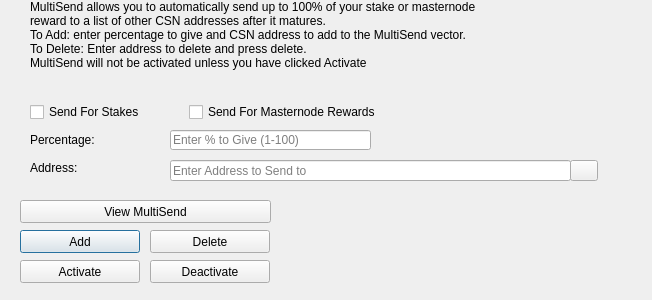
<?xml version="1.0" encoding="UTF-8"?>
<ui version="4.0">
 <class>MultiSendDialog</class>
 <widget class="QDialog" name="MultiSendDialog">
  <property name="windowModality">
   <enum>Qt::NonModal</enum>
  </property>
  <property name="geometry">
   <rect>
    <x>0</x>
    <y>0</y>
    <width>652</width>
    <height>300</height>
   </rect>
  </property>
  <property name="windowTitle">
   <string>MultiSend</string>
  </property>
  <widget class="QLineEdit" name="multiSendPercentEdit">
   <property name="geometry">
    <rect>
     <x>170</x>
     <y>130</y>
     <width>201</width>
     <height>20</height>
    </rect>
   </property>
   <property name="toolTip">
    <string>Enter whole numbers 1 - 100</string>
   </property>
   <property name="placeholderText">
    <string>Enter % to Give (1-100)</string>
   </property>
  </widget>
  <widget class="QLineEdit" name="multiSendAddressEdit">
   <property name="geometry">
    <rect>
     <x>170</x>
     <y>160</y>
     <width>401</width>
     <height>21</height>
    </rect>
   </property>
   <property name="toolTip">
    <string/>
   </property>
   <property name="placeholderText">
    <string>Enter Address to Send to</string>
   </property>
  </widget>
  <widget class="QLabel" name="label_2">
   <property name="geometry">
    <rect>
     <x>30</x>
     <y>0</y>
     <width>451</width>
     <height>121</height>
    </rect>
   </property>
   <property name="lineWidth">
    <number>1</number>
   </property>
   <property name="text">
    <string>MultiSend allows you to automatically send up to 100% of your stake or masternode reward to a list of other CSN addresses after it matures.
To Add: enter percentage to give and CSN address to add to the MultiSend vector.
To Delete: Enter address to delete and press delete.
MultiSend will not be activated unless you have clicked Activate</string>
   </property>
   <property name="alignment">
    <set>Qt::AlignLeading|Qt::AlignLeft|Qt::AlignTop</set>
   </property>
   <property name="wordWrap">
    <bool>true</bool>
   </property>
  </widget>
  <widget class="QLabel" name="message">
   <property name="geometry">
    <rect>
     <x>290</x>
     <y>200</y>
     <width>351</width>
     <height>91</height>
    </rect>
   </property>
   <property name="text">
    <string/>
   </property>
  </widget>
  <widget class="QPushButton" name="addButton">
   <property name="geometry">
    <rect>
     <x>20</x>
     <y>230</y>
     <width>120</width>
     <height>23</height>
    </rect>
   </property>
   <property name="toolTip">
    <string/>
   </property>
   <property name="statusTip">
    <string>Add to MultiSend Vector</string>
   </property>
   <property name="text">
    <string>Add</string>
   </property>
  </widget>
  <widget class="QPushButton" name="disableButton">
   <property name="geometry">
    <rect>
     <x>150</x>
     <y>260</y>
     <width>120</width>
     <height>23</height>
    </rect>
   </property>
   <property name="statusTip">
    <string>Deactivate MultiSend</string>
   </property>
   <property name="text">
    <string>Deactivate</string>
   </property>
  </widget>
  <widget class="QPushButton" name="addressBookButton">
   <property name="geometry">
    <rect>
     <x>570</x>
     <y>160</y>
     <width>28</width>
     <height>21</height>
    </rect>
   </property>
   <property name="toolTip">
    <string>Choose an address from the address book</string>
   </property>
   <property name="text">
    <string/>
   </property>
   <property name="icon">
    <iconset resource="../cleansolutions.qrc">
     <normaloff>:/icons/address-book</normaloff>:/icons/address-book</iconset>
   </property>
   <property name="shortcut">
    <string>Alt+A</string>
   </property>
   <property name="autoDefault">
    <bool>false</bool>
   </property>
  </widget>
  <widget class="QLabel" name="label">
   <property name="geometry">
    <rect>
     <x>30</x>
     <y>130</y>
     <width>121</width>
     <height>20</height>
    </rect>
   </property>
   <property name="toolTip">
    <string>Percentage of stake to send</string>
   </property>
   <property name="text">
    <string>Percentage:</string>
   </property>
  </widget>
  <widget class="QLabel" name="label_5">
   <property name="geometry">
    <rect>
     <x>30</x>
     <y>160</y>
     <width>111</width>
     <height>16</height>
    </rect>
   </property>
   <property name="toolTip">
    <string>Address to send portion of stake to</string>
   </property>
   <property name="text">
    <string>Address:</string>
   </property>
  </widget>
  <widget class="QPushButton" name="deleteButton">
   <property name="geometry">
    <rect>
     <x>150</x>
     <y>230</y>
     <width>120</width>
     <height>23</height>
    </rect>
   </property>
   <property name="toolTip">
    <string/>
   </property>
   <property name="statusTip">
    <string>Delete Address From MultiSend Vector</string>
   </property>
   <property name="text">
    <string>Delete</string>
   </property>
  </widget>
  <widget class="QPushButton" name="activateButton">
   <property name="geometry">
    <rect>
     <x>20</x>
     <y>260</y>
     <width>120</width>
     <height>23</height>
    </rect>
   </property>
   <property name="statusTip">
    <string>Activate MultiSend</string>
   </property>
   <property name="text">
    <string>Activate</string>
   </property>
  </widget>
  <widget class="QPushButton" name="viewButton">
   <property name="geometry">
    <rect>
     <x>20</x>
     <y>200</y>
     <width>251</width>
     <height>23</height>
    </rect>
   </property>
   <property name="toolTip">
    <string/>
   </property>
   <property name="statusTip">
    <string>View MultiSend Vector</string>
   </property>
   <property name="text">
    <string>View MultiSend</string>
   </property>
  </widget>
  <widget class="QWidget" name="horizontalLayoutWidget">
   <property name="geometry">
    <rect>
     <x>30</x>
     <y>100</y>
     <width>351</width>
     <height>24</height>
    </rect>
   </property>
   <layout class="QHBoxLayout" name="horizontalLayout">
    <item>
     <widget class="QCheckBox" name="multiSendStakeCheckBox">
      <property name="text">
       <string>Send For Stakes</string>
      </property>
     </widget>
    </item>
    <item>
     <widget class="QCheckBox" name="multiSendMasternodeCheckBox">
      <property name="text">
       <string>Send For Masternode Rewards</string>
      </property>
     </widget>
    </item>
   </layout>
  </widget>
 </widget>
 <resources>
  <include location="../cleansolutions.qrc"/>
 </resources>
 <connections/>
</ui>
